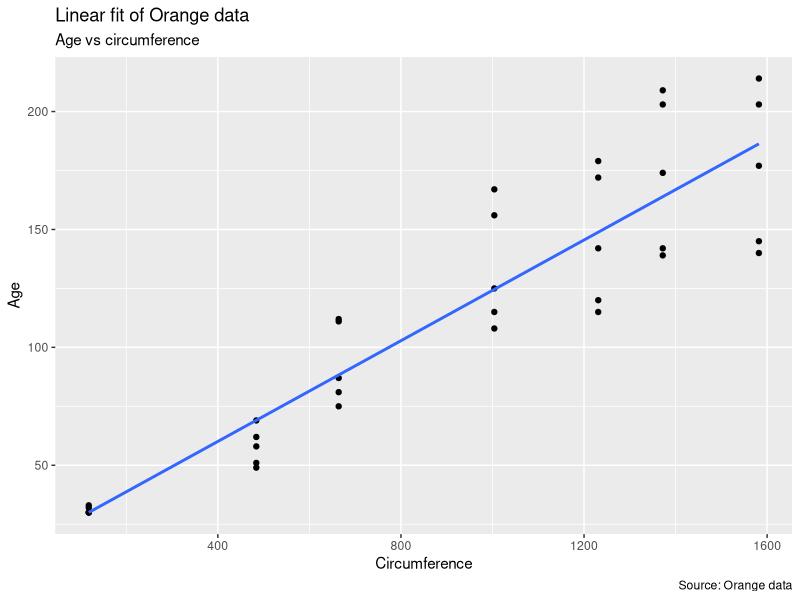

Source code (R):
## ---- chunk 1
knitr::opts_chunk$set(echo = TRUE)
## ---- chunk 2
library(tidyverse)
library(MASS)
library(dplyr)
library(ggplot2)

# dataset:
data("Orange")
data <- Orange
## ---- chunk 3
# head:
head(data, 5) #Displays the first 5 entries of the dataset

# tribble
as.tibble(data) #Displays the first 10 entries of the dataset

# What type of data are each of the columns?
str(data) # More details on each column
nlevels(data$Tree) # Levels in the Tree attribute
## ---- chunk 4
print(paste("Mean of circumference: ", mean(data$circumference)))
print(paste("Standard deviation of circumference: ", sd(data$circumference)))

sd_error <- sd(data$circumference)/sqrt(length(data$circumference))
print(paste("Standard error of circumference: ", sd_error))
## ---- chunk 5
data_2d <- subset(data, select = -c(Tree))
model_1 <- lm(circumference~.,data=data_2d)
model_1
## ---- chunk 6
model_2 <- lm(age~.,data=data_2d)
model_2
## ---- chunk 7
# Model 1
summary(model_1)
anova(model_1)
## ---- chunk 8
# Model 2
summary(model_2)
anova(model_2)
## ---- chunk 9
# cor(data$age, data$circumference) can also be used. They give the same results
cor.test(data$age, data$circumference, method="pearson")
## ---- chunk 10
# The p value is given above already. But I have printed it here again anyway. NOTE: the p value will be the same for both model 1 and 2 (question 5)
anova(model_1)
## ---- chunk 11
# Not required. But used to support the conclusion in question 7
ggplot(data, aes(age, circumference)) + geom_point() + geom_smooth(method="lm", se=F) + labs(subtitle="Age vs circumference", y="Age", x="Circumference", title="Linear fit of Orange data", caption="Source: Orange data")
